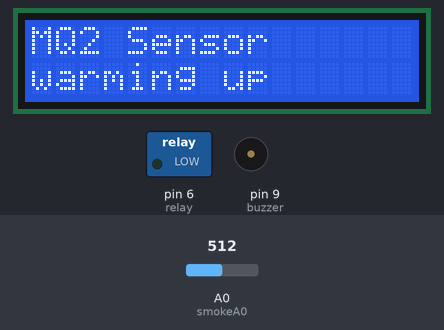
Bench run of a sketch on a simulated Arduino Uno, built with avr-gcc and run on an emulated ATmega328P. On the bench: 16×2 character LCD, switched loads named in the sketch (green lamp = pin HIGH), buzzer (waves = sounding). Inputs (shaded band) come from the test bench; at power-on: A0 (smokeA0) = 512. The modem accepts every AT command (registered, SIM ready, sends succeed) and sends nothing else; what the sketch prints to the serial monitor is not drawn.

Above: at 0.1 s.
At 20.4 s:
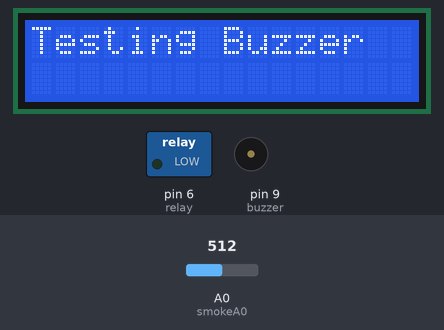
At 22.2 s:
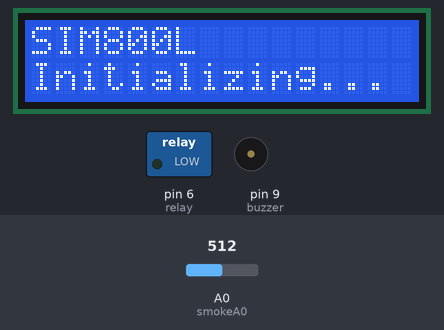
At 23.4 s:
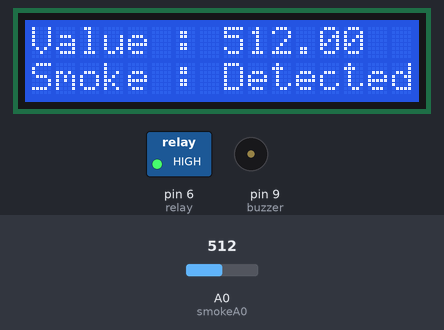
Timing chart, 0 to 130.0 s (numbered marks = the images above):
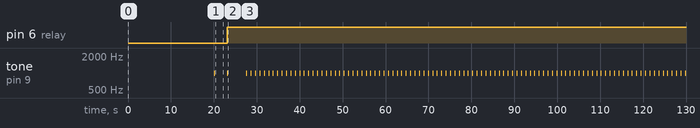

Measured:
- by itself, pin 6 (relay): LOW → HIGH at 23.2 s
- by itself, tone on pin 9 (buzzer): goes 1000 Hz 0.20 s, silent 2.9 s, 1000 Hz 0.20 s, silent 4.2 s, 99 × (1000 Hz 0.20 s, silent 0.83 s), then 1000 Hz
- what the display in image 1 shows lasts 2.0 s, from 20.1 s to 22.1 s
- what the display in image 2 shows lasts 1.1 s, from 22.1 s to 23.2 s

The sketch:

Smoke_Detector_SIM800L_v1.ino
```cpp
#include <Wire.h>
#include <LiquidCrystal_I2C.h>
#include <SoftwareSerial.h>

//SIM800L declaration
SoftwareSerial mySerial(10,11);
String receiverNumber = "+63918xxxxxxx"; //-> change with the number where we send the SMS message

//LCD I2C declaration
const uint8_t lcdAddress = 0x3F;
const uint8_t lcd_cols = 16;
const uint8_t lcd_rows = 2;
LiquidCrystal_I2C lcd(lcdAddress, lcd_cols, lcd_rows);  //Defining 16 columns and 2 rows of lcd display

//Input Pin declaration
const int smokeA0 = A0;

//Output Pin declaration
const int buzzer = 9;
const int relay = 6;

//Sensor Smoke variables
const int smokeThreshold = 200;
float sensorValue;

int smokeDetected = 0;

const int sim800LEnabled = 1;

void setup() {
  pinMode(buzzer,OUTPUT);
  pinMode(relay, OUTPUT);

  pinMode(smokeA0,INPUT);

  Serial.begin(9600); // sets the serial port to 9600

  lcd.init();
  lcd.backlight();
  lcd.clear();

  lcdPrint("MQ2 Sensor", 0, 0);
  lcdPrint("warming up", 0, 1);
  delay(20000); // allow the MQ-2 to warm up

  lcd.clear();
  lcdPrint("Testing Buzzer", 0, 0);
  tone(buzzer,1000,200);
  delay(2000);
  noTone(buzzer);

  setupSIM800L();

  //turn off the relay
  digitalWrite(relay, LOW);
}

void loop() {
  sensorValue = analogRead(smokeA0);

  // Show the current Sensor Status in the LCD
  lcd.clear();
  lcdPrint("Value : ", 0, 0);
  lcd.print(sensorValue);

  if (sensorValue > smokeThreshold || smokeDetected == 1) { // if threshold reach and already detected
    // Show the current Sensor Status in the LCD
    lcdPrint("Smoke : Detected", 0, 1);

    tone(buzzer, 1000, 200);    // sound on the buzzer

    digitalWrite(relay, HIGH);  // turn on the relay


    // Send a SMS message once
    if (smokeDetected == 0) {
      sendMessage("WARNING Smoke Detected!!!");
      smokeDetected = 1;
    }
  } else {
    lcdPrint("Smoke : None", 0, 1);
  }

  delay(1000); // wait 1s for next reading
}

void lcdPrint(const char message[], int x, int y) {
  lcd.setCursor(x, y);
  lcd.print(message);
}

void setupSIM800L() {
  lcd.clear();
  if (sim800LEnabled == 1) {
    mySerial.begin(9600);

    lcdPrint("SIM800L", 0, 0);
    lcdPrint("Initializing...", 0, 1);
    Serial.println("SIM800L Initializing...");

    delay(1000);
    mySerial.println("AT");
  } else {
    lcdPrint("SIM800L", 0, 0);
    lcdPrint("disabled", 0, 1);
    delay(1000);
  }

  lcd.clear();
}

void sendMessage(const char message[]){
  if (sim800LEnabled == 1) {
    mySerial.println("AT+CMGF=1");     //Sets the GSM Module in Text Mode
    Serial.println(readSerial());
    mySerial.println("AT+CMGS=\"" + receiverNumber + "\"");
    Serial.println(readSerial());
    mySerial.println(message);
    mySerial.println((char)26);
    Serial.println(readSerial());
  }
}

String readSerial(){
  delay(100);
  if (mySerial.available()) {
    return mySerial.readString();
  }
}
```
